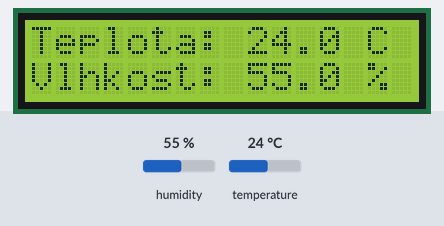
The sketch below on a simulated Arduino Uno, built with avr-gcc and run on an emulated ATmega328P. Parts: 16×2 character LCD. The inputs (shaded band) are chosen by the test bench; at power-on: humidity 55 %, temperature 24 °C. Storage starts empty; what the sketch prints to the serial monitor is not drawn.

Above: at 2.7 s.
2.8 s: humidity set to 22 %
At 7.7 s:
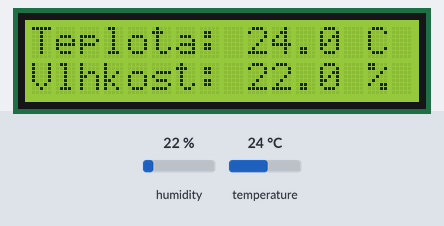
9.2 s: temperature set to 12 °C
At 12.7 s:
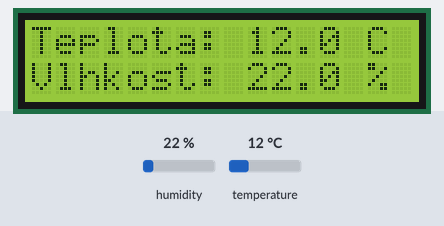
15.6 s: humidity set to 40 %
At 17.6 s:
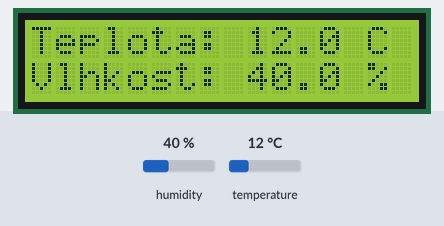
22.0 s: temperature set to 19 °C
At 22.6 s:
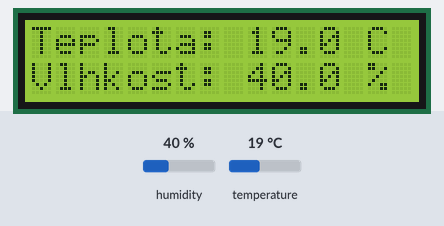
Timing chart, 0 to 25.0 s (numbered marks = the images above; inputs shaded):
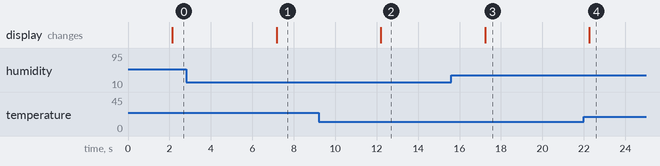

The sketch:

DHTtoLCDandSDlog.ino
```cpp
/*
 DHT22 to LCD and SD card datalogger


 The circuit:
 * analog sensors on analog ins 0, 1, and 2
 * SD card attached to SPI bus as follows:
 ** MOSI - pin 11
 ** MISO - pin 12
 ** CLK - pin 13
 ** CS - pin 4 (for MKRZero SD: SDCARD_SS_PIN)
 */
#include <Wire.h>
#include <LiquidCrystal_PCF8574.h>
#include "DHT.h"
#include <SPI.h>
#include <SD.h>
//#include <Math.h>

#define DHTPIN 2
const int chipSelect = 4;
unsigned long time;
// Uncomment whatever type you're using!
//#define DHTTYPE DHT11   // DHT 11
#define DHTTYPE DHT22   // DHT 22  (AM2302), AM2321
//#define DHTTYPE DHT21   // DHT 21 (AM2301)

LiquidCrystal_PCF8574 lcd(0x3F);  // set the LCD address to 0x27 for a 16 chars and 2 line display
DHT dht(DHTPIN, DHTTYPE);

void setup()
{
  int error;

  Serial.begin(115200);
  Serial.println("DHT na LCD");

  while (! Serial);

  Serial.println("Dose: check for LCD");

  // See http://playground.arduino.cc/Main/I2cScanner
  Wire.begin();
  Wire.beginTransmission(0x3F);
  error = Wire.endTransmission();
  Serial.print("Error: ");
  Serial.print(error);

  if (error == 0) {
    Serial.println(": LCD found.");

  } else {
    Serial.println(": LCD not found.");
  } // if

  lcd.begin(16, 2); // initialize the lcd
  dht.begin();

  lcd.setBacklight(255);
  lcd.home(); lcd.clear();
  lcd.setCursor(0, 0);
  lcd.print("Teplota:");
  lcd.setCursor(0, 1);
  lcd.print("Vlhkost:");
  while (!Serial) {
    ; // wait for serial port to connect. Needed for native USB port only
  }
  Serial.print("Initializing SD card...");

  // see if the card is present and can be initialized:
  if (!SD.begin(chipSelect)) {
    Serial.println("Card failed, or not present");
    // don't do anything more:
    return;
  }
  Serial.println("card initialized.");
}

void loop()
{
  delay(2000);
  String dataString = "";
  // Reading temperature or humidity takes about 250 milliseconds!
  // Sensor readings may also be up to 2 seconds 'old' (its a very slow sensor)
  float h = dht.readHumidity();
  //int hum =  round (h);
  // Read temperature as Celsius (the default)
  float t = dht.readTemperature();
  //float temp = (round (t * 10))/10.0;
  // Check if any reads failed and exit early (to try again).
  if (isnan(h) || isnan(t)) {
    Serial.println("Failed to read from DHT sensor!");
    return;
  }
  // Compute heat index in Celsius (isFahreheit = false)
  //float hic = dht.computeHeatIndex(t, h, false);
  lcd.setCursor(9, 0);
  lcd.print(t,1);
  lcd.print(" C");
  lcd.setCursor(9, 1);
  lcd.print(h,1);
  lcd.print(" %");

  time = millis();

  dataString = "";
  dataString += "{";
  dataString += "Timer:" + String(time);
  dataString += ",";
  dataString += "Hum:" + String(h);
  dataString += ",";
  dataString += "Temp:" + String(t);
  dataString += "}";

  // open the file. note that only one file can be open at a time,
  // so you have to close this one before opening another.
  File dataFile = SD.open("datalog.txt", FILE_WRITE);

  // if the file is available, write to it:
  if (dataFile) {
    dataFile.println(dataString);
    dataFile.close();
    // print to the serial port too:
    Serial.println(dataString);
  }
  // if the file isn't open, pop up an error:
  else {
    Serial.println("error opening datalog.txt");
  }

  delay(3000);
}
```

Measured:
- after the input at 2.8 s, the display: changes after 4.4 s (image 1)
- after the input at 9.2 s, the display: changes after 3.0 s (image 2)
- after the input at 15.6 s, the display: changes after 1.6 s (image 3)
- after the input at 22.0 s, the display: changes after 0.26 s (image 4)
